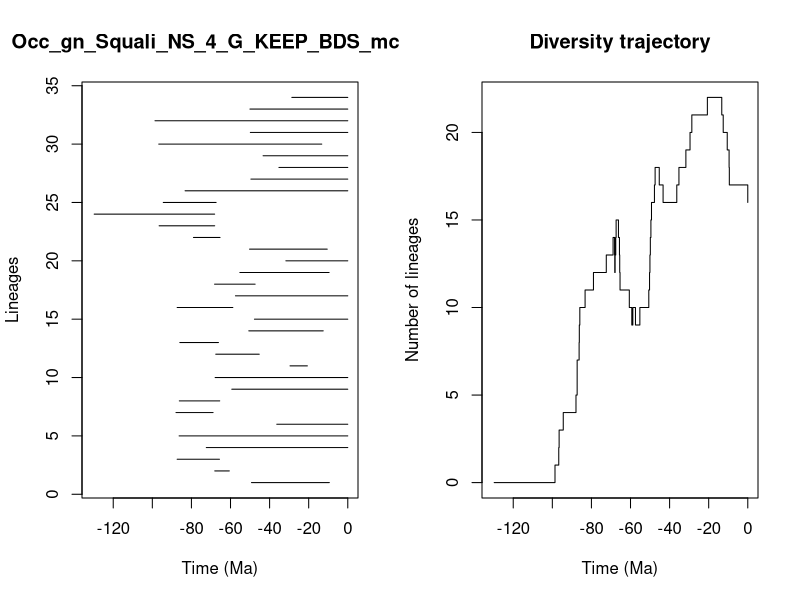

Write R code to recreate this figure.


pdf(file='../Results/Genus_NS/5_MA_bins_EXT_EP/pyrate_mcmc_logs/Occ_gn_Squali_NS_4_G_KEEP_BDS_mcmc_LTT.pdf',width=0.6*20, height=0.6*10)
title = "Occ_gn_Squali_NS_4_G_KEEP_BDS_mcmc"
ts=c(49.26286694099339, 68.05874481273756,87.29892265161149,72.39358439761644,86.294150548515,36.32197612283411,87.89647591253292,86.19323388815214,59.342732563167736,67.87016986974999,29.545668544007647,67.54968070071136,85.9315378592957,50.64392584418004,47.754866055244555,87.29956810277871,57.465525989632475,68.15871183825114,55.21439342776465,31.66927775734053,50.259341004826865,78.9580649625574,96.52269281172501,129.75156725921167,94.40847603796666,83.23886900996766,49.56449619682494,35.22230240553679,43.331931399522325,96.71043427800804,49.85233997996139,98.63334145447499,50.06041384134502,28.623543509639013)
te=c(9.440571141577436, 60.61317065941132,65.65664964682796,0.0,0.0,0.0,68.9182875738908,65.5205050950405,0.0,0.0,20.673144219088854,45.2911970933827,66.16899276207107,12.567733553132486,0.0,58.80426861238688,0.0,47.40803097617254,9.559228307240984,0.0,10.509975659969612,65.35504740080206,68.09185776495265,68.11841918686495,67.36137032521786,0.0,0.0,0.0,0.0,13.308858505975001,0.0,0.0,0.0,0.0)
div_traj=c(0, 1,2,3,4,5,6,7,8,9,10,11,12,13,14,13,14,13,12,13,14,15,14,13,12,11,10,9,10,9,10,11,12,13,14,15,16,17,18,17,16,17,18,19,20,21,22,21,20,19,18,17,16)
time_events=c(129.75156725921167, 98.63334145447499,96.71043427800804,96.52269281172501,94.40847603796666,87.89647591253292,87.29956810277871,87.29892265161149,86.294150548515,86.19323388815214,85.9315378592957,83.23886900996766,78.9580649625574,72.39358439761644,68.9182875738908,68.15871183825114,68.11841918686495,68.09185776495265,68.05874481273756,67.87016986974999,67.54968070071136,67.36137032521786,66.16899276207107,65.65664964682796,65.5205050950405,65.35504740080206,60.61317065941132,59.342732563167736,58.80426861238688,57.465525989632475,55.21439342776465,50.64392584418004,50.259341004826865,50.06041384134502,49.85233997996139,49.56449619682494,49.26286694099339,47.754866055244555,47.40803097617254,45.2911970933827,43.331931399522325,36.32197612283411,35.22230240553679,31.66927775734053,29.545668544007647,28.623543509639013,20.673144219088854,13.308858505975001,12.567733553132486,10.509975659969612,9.559228307240984,9.440571141577436,0.0)
                par(mfrow=c(1,2))
                L = length(ts)
                plot(ts, 1:L , xlim=c(-max(ts)-1,0), pch=20, type="n", main=title,xlab="Time (Ma)",ylab="Lineages")
                for (i in 1:L){segments(x0=-te[i],y0=i,x1=-ts[i],y1=i)}    
                t = -time_events
                plot(div_traj ~ t,type="s", main = "Diversity trajectory",xlab="Time (Ma)",ylab="Number of lineages",xlim=c(-max(ts)-1,0))
                abline(v=c(65,200,251,367,445),lty=2,col="gray")
                
